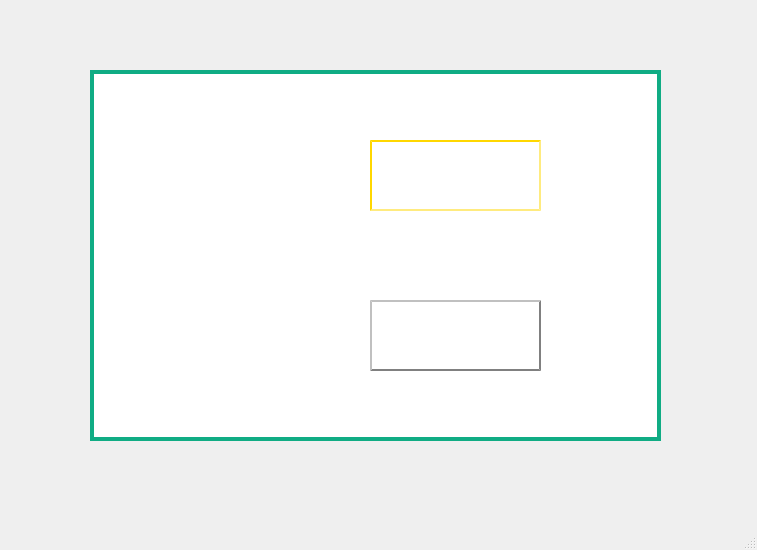
<?xml version="1.0" encoding="UTF-8"?>
<ui version="4.0">
 <class>winner_2nafare_game</class>
 <widget class="QMainWindow" name="winner_2nafare_game">
  <property name="geometry">
   <rect>
    <x>0</x>
    <y>0</y>
    <width>757</width>
    <height>550</height>
   </rect>
  </property>
  <property name="windowTitle">
   <string>MainWindow</string>
  </property>
  <widget class="QWidget" name="centralwidget">
   <widget class="QGroupBox" name="groupBox">
    <property name="geometry">
     <rect>
      <x>90</x>
      <y>70</y>
      <width>571</width>
      <height>371</height>
     </rect>
    </property>
    <property name="styleSheet">
     <string notr="true">border : 4px solid #10ac84 ;
background-color : white ;</string>
    </property>
    <property name="title">
     <string/>
    </property>
    <widget class="QLabel" name="silver_label">
     <property name="geometry">
      <rect>
       <x>30</x>
       <y>190</y>
       <width>201</width>
       <height>151</height>
      </rect>
     </property>
     <property name="styleSheet">
      <string notr="true">image: url(:/silver-medal.png);
border : none ;</string>
     </property>
     <property name="text">
      <string/>
     </property>
    </widget>
    <widget class="QLabel" name="gold_label">
     <property name="geometry">
      <rect>
       <x>30</x>
       <y>40</y>
       <width>211</width>
       <height>121</height>
      </rect>
     </property>
     <property name="styleSheet">
      <string notr="true">image: url(:/gold_medal.png);
border : none ;</string>
     </property>
     <property name="text">
      <string/>
     </property>
    </widget>
    <widget class="QLabel" name="oneperson_label">
     <property name="geometry">
      <rect>
       <x>280</x>
       <y>70</y>
       <width>171</width>
       <height>71</height>
      </rect>
     </property>
     <property name="styleSheet">
      <string notr="true">border : 2px inset gold ;
text-align : center ;
font: 20pt &quot;Bodoni MT Condensed&quot;;</string>
     </property>
     <property name="text">
      <string/>
     </property>
    </widget>
    <widget class="QLabel" name="twoperson_label">
     <property name="geometry">
      <rect>
       <x>280</x>
       <y>230</y>
       <width>171</width>
       <height>71</height>
      </rect>
     </property>
     <property name="styleSheet">
      <string notr="true">border : 2px outset grey ;
font: 20pt &quot;Bodoni MT Condensed&quot;;</string>
     </property>
     <property name="text">
      <string/>
     </property>
    </widget>
   </widget>
  </widget>
  <widget class="QMenuBar" name="menubar">
   <property name="geometry">
    <rect>
     <x>0</x>
     <y>0</y>
     <width>757</width>
     <height>26</height>
    </rect>
   </property>
  </widget>
  <widget class="QStatusBar" name="statusbar"/>
 </widget>
 <resources/>
 <connections/>
</ui>
